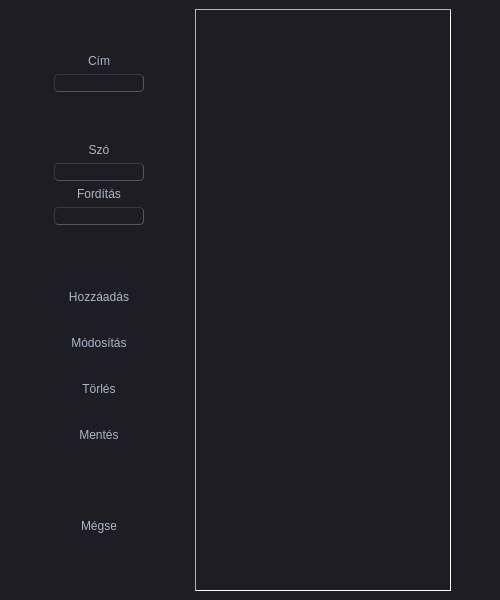
<?xml version="1.0" encoding="UTF-8"?>
<ui version="4.0">
 <class>MainWindow</class>
 <widget class="QMainWindow" name="MainWindow">
  <property name="geometry">
   <rect>
    <x>0</x>
    <y>0</y>
    <width>500</width>
    <height>600</height>
   </rect>
  </property>
  <property name="minimumSize">
   <size>
    <width>500</width>
    <height>600</height>
   </size>
  </property>
  <property name="maximumSize">
   <size>
    <width>500</width>
    <height>600</height>
   </size>
  </property>
  <property name="windowTitle">
   <string>MainWindow</string>
  </property>
  <property name="styleSheet">
   <string notr="true">/*
Material Dark Style Sheet for QT Applications
Author: Jaime A. Quiroga P.
Inspired on https://github.com/jxfwinter/qt-material-stylesheet
Company: GTRONICK
Last updated: 04/12/2018, 15:00.
Available at: https://github.com/GTRONICK/QSS/blob/master/MaterialDark.qss
*/
QMainWindow {
	background-color:#1e1d23;
}
QDialog {
	background-color:#1e1d23;
}
QColorDialog {
	background-color:#1e1d23;
}
QTextEdit {
	background-color:#1e1d23;
	color: #a9b7c6;
}
QPlainTextEdit {
	selection-background-color:#007b50;
	background-color:#1e1d23;
	border-style: solid;
	border-top-color: transparent;
	border-right-color: transparent;
	border-left-color: transparent;
	border-bottom-color: transparent;
	border-width: 1px;
	color: #a9b7c6;
}
QPushButton{
	border-style: solid;
	border-top-color: transparent;
	border-right-color: transparent;
	border-left-color: transparent;
	border-bottom-color: transparent;
	border-width: 1px;
	border-style: solid;
	color: #a9b7c6;
	padding: 2px;
	background-color: #1e1d23;
}
QPushButton::default{
	border-style: inset;
	border-top-color: transparent;
	border-right-color: transparent;
	border-left-color: transparent;
	border-bottom-color: #04b97f;
	border-width: 1px;
	color: #a9b7c6;
	padding: 2px;
	background-color: #1e1d23;
}
QToolButton {
	border-style: solid;
	border-top-color: transparent;
	border-right-color: transparent;
	border-left-color: transparent;
	border-bottom-color: #04b97f;
	border-bottom-width: 1px;
	border-style: solid;
	color: #a9b7c6;
	padding: 2px;
	background-color: #1e1d23;
}
QToolButton:hover{
	border-style: solid;
	border-top-color: transparent;
	border-right-color: transparent;
	border-left-color: transparent;
	border-bottom-color: #37efba;
	border-bottom-width: 2px;
	border-style: solid;
	color: #FFFFFF;
	padding-bottom: 1px;
	background-color: #1e1d23;
}
QPushButton:hover{
	border-style: solid;
	border-top-color: transparent;
	border-right-color: transparent;
	border-left-color: transparent;
	border-bottom-color: #37efba;
	border-bottom-width: 1px;
	border-style: solid;
	color: #FFFFFF;
	padding-bottom: 2px;
	background-color: #1e1d23;
}
QPushButton:pressed{
	border-style: solid;
	border-top-color: transparent;
	border-right-color: transparent;
	border-left-color: transparent;
	border-bottom-color: #37efba;
	border-bottom-width: 2px;
	border-style: solid;
	color: #37efba;
	padding-bottom: 1px;
	background-color: #1e1d23;
}
QPushButton:disabled{
	border-style: solid;
	border-top-color: transparent;
	border-right-color: transparent;
	border-left-color: transparent;
	border-bottom-color: #808086;
	border-bottom-width: 2px;
	border-style: solid;
	color: #808086;
	padding-bottom: 1px;
	background-color: #1e1d23;
}
QLineEdit {
	border-width: 1px; border-radius: 4px;
	border-color: rgb(58, 58, 58);
	border-style: inset;
	padding: 0 8px;
	color: #a9b7c6;
	background:#1e1d23;
	selection-background-color:#007b50;
	selection-color: #FFFFFF;
}
QLabel {
	color: #a9b7c6;
}
QLCDNumber {
	color: #37e6b4;
}
QProgressBar {
	text-align: center;
	color: rgb(240, 240, 240);
	border-width: 1px; 
	border-radius: 10px;
	border-color: rgb(58, 58, 58);
	border-style: inset;
	background-color:#1e1d23;
}
QProgressBar::chunk {
	background-color: #04b97f;
	border-radius: 5px;
}
QMenuBar {
	background-color: #1e1d23;
}
QMenuBar::item {
	color: #a9b7c6;
  	spacing: 3px;
  	padding: 1px 4px;
  	background: #1e1d23;
}

QMenuBar::item:selected {
  	background:#1e1d23;
	color: #FFFFFF;
}
QMenu::item:selected {
	border-style: solid;
	border-top-color: transparent;
	border-right-color: transparent;
	border-left-color: #04b97f;
	border-bottom-color: transparent;
	border-left-width: 2px;
	color: #FFFFFF;
	padding-left:15px;
	padding-top:4px;
	padding-bottom:4px;
	padding-right:7px;
	background-color: #1e1d23;
}
QMenu::item {
	border-style: solid;
	border-top-color: transparent;
	border-right-color: transparent;
	border-left-color: transparent;
	border-bottom-color: transparent;
	border-bottom-width: 1px;
	border-style: solid;
	color: #a9b7c6;
	padding-left:17px;
	padding-top:4px;
	padding-bottom:4px;
	padding-right:7px;
	background-color: #1e1d23;
}
QMenu{
	background-color:#1e1d23;
}
QTabWidget {
	color:rgb(0,0,0);
	background-color:#1e1d23;
}
QTabWidget::pane {
		border-color: rgb(77,77,77);
		background-color:#1e1d23;
		border-style: solid;
		border-width: 1px;
    	border-radius: 6px;
}
QTabBar::tab {
	border-style: solid;
	border-top-color: transparent;
	border-right-color: transparent;
	border-left-color: transparent;
	border-bottom-color: transparent;
	border-bottom-width: 1px;
	border-style: solid;
	color: #808086;
	padding: 3px;
	margin-left:3px;
	background-color: #1e1d23;
}
QTabBar::tab:selected, QTabBar::tab:last:selected, QTabBar::tab:hover {
  	border-style: solid;
	border-top-color: transparent;
	border-right-color: transparent;
	border-left-color: transparent;
	border-bottom-color: #04b97f;
	border-bottom-width: 2px;
	border-style: solid;
	color: #FFFFFF;
	padding-left: 3px;
	padding-bottom: 2px;
	margin-left:3px;
	background-color: #1e1d23;
}

QCheckBox {
	color: #a9b7c6;
	padding: 2px;
}
QCheckBox:disabled {
	color: #808086;
	padding: 2px;
}

QCheckBox:hover {
	border-radius:4px;
	border-style:solid;
	padding-left: 1px;
	padding-right: 1px;
	padding-bottom: 1px;
	padding-top: 1px;
	border-width:1px;
	border-color: rgb(87, 97, 106);
	background-color:#1e1d23;
}
QCheckBox::indicator:checked {

	height: 10px;
	width: 10px;
	border-style:solid;
	border-width: 1px;
	border-color: #04b97f;
	color: #a9b7c6;
	background-color: #04b97f;
}
QCheckBox::indicator:unchecked {

	height: 10px;
	width: 10px;
	border-style:solid;
	border-width: 1px;
	border-color: #04b97f;
	color: #a9b7c6;
	background-color: transparent;
}
QRadioButton {
	color: #a9b7c6;
	background-color: #1e1d23;
	padding: 1px;
}
QRadioButton::indicator:checked {
	height: 10px;
	width: 10px;
	border-style:solid;
	border-radius:5px;
	border-width: 1px;
	border-color: #04b97f;
	color: #a9b7c6;
	background-color: #04b97f;
}
QRadioButton::indicator:!checked {
	height: 10px;
	width: 10px;
	border-style:solid;
	border-radius:5px;
	border-width: 1px;
	border-color: #04b97f;
	color: #a9b7c6;
	background-color: transparent;
}
QStatusBar {
	color:#027f7f;
}
QSpinBox {
	color: #a9b7c6;	
	background-color: #1e1d23;
}
QDoubleSpinBox {
	color: #a9b7c6;	
	background-color: #1e1d23;
}
QTimeEdit {
	color: #a9b7c6;	
	background-color: #1e1d23;
}
QDateTimeEdit {
	color: #a9b7c6;	
	background-color: #1e1d23;
}
QDateEdit {
	color: #a9b7c6;	
	background-color: #1e1d23;
}
QComboBox {
	color: #a9b7c6;	
	background: #1e1d23;
}
QComboBox:editable {
	background: #1e1d23;
	color: #a9b7c6;
	selection-background-color: #1e1d23;
}
QComboBox QAbstractItemView {
	color: #a9b7c6;	
	background: #1e1d23;
	selection-color: #FFFFFF;
	selection-background-color: #1e1d23;
}
QComboBox:!editable:on, QComboBox::drop-down:editable:on {
	color: #a9b7c6;	
	background: #1e1d23;
}
QFontComboBox {
	color: #a9b7c6;	
	background-color: #1e1d23;
}
QToolBox {
	color: #a9b7c6;
	background-color: #1e1d23;
}
QToolBox::tab {
	color: #a9b7c6;
	background-color: #1e1d23;
}
QToolBox::tab:selected {
	color: #FFFFFF;
	background-color: #1e1d23;
}
QScrollArea {
	color: #FFFFFF;
	background-color: #1e1d23;
}
QSlider::groove:horizontal {
	height: 5px;
	background: #04b97f;
}
QSlider::groove:vertical {
	width: 5px;
	background: #04b97f;
}
QSlider::handle:horizontal {
	background: qlineargradient(x1:0, y1:0, x2:1, y2:1, stop:0 #b4b4b4, stop:1 #8f8f8f);
	border: 1px solid #5c5c5c;
	width: 14px;
	margin: -5px 0;
	border-radius: 7px;
}
QSlider::handle:vertical {
	background: qlineargradient(x1:1, y1:1, x2:0, y2:0, stop:0 #b4b4b4, stop:1 #8f8f8f);
	border: 1px solid #5c5c5c;
	height: 14px;
	margin: 0 -5px;
	border-radius: 7px;
}
QSlider::add-page:horizontal {
    background: white;
}
QSlider::add-page:vertical {
    background: white;
}
QSlider::sub-page:horizontal {
    background: #04b97f;
}
QSlider::sub-page:vertical {
    background: #04b97f;
}</string>
  </property>
  <widget class="QWidget" name="centralwidget">
   <layout class="QHBoxLayout" name="horizontalLayout" stretch="0,1,0,0,0">
    <item>
     <spacer name="horizontalSpacer_4">
      <property name="orientation">
       <enum>Qt::Horizontal</enum>
      </property>
      <property name="sizeHint" stdset="0">
       <size>
        <width>40</width>
        <height>20</height>
       </size>
      </property>
     </spacer>
    </item>
    <item>
     <layout class="QHBoxLayout" name="horizontalLayout_3">
      <item>
       <spacer name="horizontalSpacer">
        <property name="orientation">
         <enum>Qt::Horizontal</enum>
        </property>
        <property name="sizeHint" stdset="0">
         <size>
          <width>40</width>
          <height>20</height>
         </size>
        </property>
       </spacer>
      </item>
      <item>
       <layout class="QVBoxLayout" name="verticalLayout">
        <item>
         <spacer name="verticalSpacer">
          <property name="orientation">
           <enum>Qt::Vertical</enum>
          </property>
          <property name="sizeHint" stdset="0">
           <size>
            <width>20</width>
            <height>40</height>
           </size>
          </property>
         </spacer>
        </item>
        <item>
         <widget class="QLabel" name="label_3">
          <property name="styleSheet">
           <string notr="true">font: 18pt &quot;MS Sans Serif&quot;;</string>
          </property>
          <property name="text">
           <string>Cím</string>
          </property>
          <property name="alignment">
           <set>Qt::AlignCenter</set>
          </property>
         </widget>
        </item>
        <item>
         <widget class="QLineEdit" name="title_edit">
          <property name="styleSheet">
           <string notr="true">font: 16pt &quot;MS Sans Serif&quot;;</string>
          </property>
         </widget>
        </item>
        <item>
         <spacer name="verticalSpacer_5">
          <property name="orientation">
           <enum>Qt::Vertical</enum>
          </property>
          <property name="sizeHint" stdset="0">
           <size>
            <width>20</width>
            <height>40</height>
           </size>
          </property>
         </spacer>
        </item>
        <item>
         <widget class="QLabel" name="label_2">
          <property name="styleSheet">
           <string notr="true">font: 18pt &quot;MS Sans Serif&quot;;</string>
          </property>
          <property name="text">
           <string>Szó</string>
          </property>
          <property name="alignment">
           <set>Qt::AlignCenter</set>
          </property>
         </widget>
        </item>
        <item>
         <widget class="QLineEdit" name="word_edit">
          <property name="styleSheet">
           <string notr="true">font: 16pt &quot;MS Sans Serif&quot;;</string>
          </property>
         </widget>
        </item>
        <item>
         <widget class="QLabel" name="label">
          <property name="styleSheet">
           <string notr="true">font: 18pt &quot;MS Sans Serif&quot;;</string>
          </property>
          <property name="text">
           <string>Fordítás</string>
          </property>
          <property name="alignment">
           <set>Qt::AlignCenter</set>
          </property>
         </widget>
        </item>
        <item>
         <widget class="QLineEdit" name="translation_edit">
          <property name="styleSheet">
           <string notr="true">font: 16pt &quot;MS Sans Serif&quot;;</string>
          </property>
         </widget>
        </item>
        <item>
         <spacer name="verticalSpacer_4">
          <property name="orientation">
           <enum>Qt::Vertical</enum>
          </property>
          <property name="sizeHint" stdset="0">
           <size>
            <width>20</width>
            <height>40</height>
           </size>
          </property>
         </spacer>
        </item>
        <item>
         <widget class="QPushButton" name="append_button">
          <property name="minimumSize">
           <size>
            <width>0</width>
            <height>40</height>
           </size>
          </property>
          <property name="focusPolicy">
           <enum>Qt::NoFocus</enum>
          </property>
          <property name="styleSheet">
           <string notr="true">font: 16pt &quot;MS Sans Serif&quot;;</string>
          </property>
          <property name="text">
           <string>Hozzáadás</string>
          </property>
          <property name="autoDefault">
           <bool>true</bool>
          </property>
          <property name="default">
           <bool>false</bool>
          </property>
         </widget>
        </item>
        <item>
         <widget class="QPushButton" name="modify_button">
          <property name="minimumSize">
           <size>
            <width>0</width>
            <height>40</height>
           </size>
          </property>
          <property name="focusPolicy">
           <enum>Qt::NoFocus</enum>
          </property>
          <property name="styleSheet">
           <string notr="true">font: 16pt &quot;MS Sans Serif&quot;;</string>
          </property>
          <property name="text">
           <string>Módosítás</string>
          </property>
         </widget>
        </item>
        <item>
         <widget class="QPushButton" name="delete_button">
          <property name="minimumSize">
           <size>
            <width>0</width>
            <height>40</height>
           </size>
          </property>
          <property name="focusPolicy">
           <enum>Qt::NoFocus</enum>
          </property>
          <property name="styleSheet">
           <string notr="true">font: 16pt &quot;MS Sans Serif&quot;;</string>
          </property>
          <property name="text">
           <string>Törlés</string>
          </property>
         </widget>
        </item>
        <item>
         <widget class="QPushButton" name="save_button">
          <property name="minimumSize">
           <size>
            <width>0</width>
            <height>40</height>
           </size>
          </property>
          <property name="focusPolicy">
           <enum>Qt::NoFocus</enum>
          </property>
          <property name="styleSheet">
           <string notr="true">font: 16pt &quot;MS Sans Serif&quot;;</string>
          </property>
          <property name="text">
           <string>Mentés</string>
          </property>
         </widget>
        </item>
        <item>
         <spacer name="verticalSpacer_3">
          <property name="orientation">
           <enum>Qt::Vertical</enum>
          </property>
          <property name="sizeHint" stdset="0">
           <size>
            <width>20</width>
            <height>40</height>
           </size>
          </property>
         </spacer>
        </item>
        <item>
         <widget class="QPushButton" name="exit_button">
          <property name="minimumSize">
           <size>
            <width>0</width>
            <height>40</height>
           </size>
          </property>
          <property name="focusPolicy">
           <enum>Qt::NoFocus</enum>
          </property>
          <property name="styleSheet">
           <string notr="true">font: 16pt &quot;MS Sans Serif&quot;;</string>
          </property>
          <property name="text">
           <string>Mégse</string>
          </property>
         </widget>
        </item>
        <item>
         <spacer name="verticalSpacer_2">
          <property name="orientation">
           <enum>Qt::Vertical</enum>
          </property>
          <property name="sizeHint" stdset="0">
           <size>
            <width>20</width>
            <height>40</height>
           </size>
          </property>
         </spacer>
        </item>
       </layout>
      </item>
      <item>
       <spacer name="horizontalSpacer_3">
        <property name="orientation">
         <enum>Qt::Horizontal</enum>
        </property>
        <property name="sizeHint" stdset="0">
         <size>
          <width>40</width>
          <height>20</height>
         </size>
        </property>
       </spacer>
      </item>
     </layout>
    </item>
    <item>
     <spacer name="horizontalSpacer_5">
      <property name="orientation">
       <enum>Qt::Horizontal</enum>
      </property>
      <property name="sizeHint" stdset="0">
       <size>
        <width>40</width>
        <height>20</height>
       </size>
      </property>
     </spacer>
    </item>
    <item>
     <widget class="QTableView" name="tableView">
      <property name="focusPolicy">
       <enum>Qt::NoFocus</enum>
      </property>
      <property name="styleSheet">
       <string notr="true">QTableView{
	background-color: #1e1d23;
	border-color: #a9b7c6;
	border-width: 1px;
	border-style: inset;
	alternate-row-colors: false;
	font: 75 15pt &quot;MS Sans Serif&quot;;
	selection-color: #37efba;
	selection-background-color: #1e1d23;
	
}
QTableView::item{
	color: #a9b7c6;
	align: center;


}
QTableView::item:selected{
	border-top-color: transparent;
	border-right-color: transparent;
	border-left-color: transparent;
	border-bottom-color: #37efba;
	border-bottom-width: 2px;
	border-style: solid;
	color: #37efba;
	padding-bottom: 1px;
	background: transparent;
}
</string>
      </property>
      <property name="editTriggers">
       <set>QAbstractItemView::NoEditTriggers</set>
      </property>
      <property name="dragDropOverwriteMode">
       <bool>false</bool>
      </property>
      <property name="selectionMode">
       <enum>QAbstractItemView::ExtendedSelection</enum>
      </property>
     </widget>
    </item>
    <item>
     <spacer name="horizontalSpacer_2">
      <property name="orientation">
       <enum>Qt::Horizontal</enum>
      </property>
      <property name="sizeHint" stdset="0">
       <size>
        <width>40</width>
        <height>20</height>
       </size>
      </property>
     </spacer>
    </item>
   </layout>
  </widget>
 </widget>
 <resources/>
 <connections/>
</ui>
